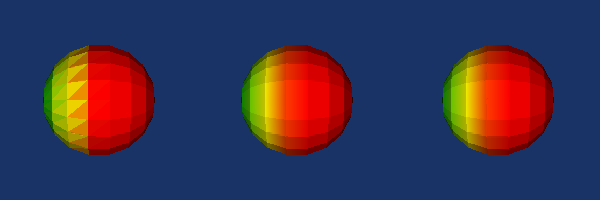

The Python source for this figure:
#!/usr/bin/env python

# Compare cell-to-point data conversion on polydata vs unstructured grid.

# Factory overrides
import vtkmodules.vtkInteractionStyle  # noqa: F401
import vtkmodules.vtkRenderingOpenGL2  # noqa: F401

from vtkmodules.vtkCommonDataModel import vtkSphere
from vtkmodules.vtkFiltersCore import (
    vtkCellDataToPointData,
    vtkPointDataToCellData,
    vtkSimpleElevationFilter,
)
from vtkmodules.vtkFiltersExtraction import vtkExtractGeometry
from vtkmodules.vtkFiltersSources import vtkSphereSource
from vtkmodules.vtkRenderingCore import (
    vtkActor,
    vtkDataSetMapper,
    vtkPolyDataMapper,
    vtkRenderWindow,
    vtkRenderWindowInteractor,
    vtkRenderer,
)

# Control resolution
resolution = 20

# Source: generate a sphere with elevation-based scalars
sphere = vtkSphereSource()
sphere.SetThetaResolution(resolution)
sphere.SetPhiResolution(int(resolution / 2))
sphere.GenerateNormalsOff()

elevation = vtkSimpleElevationFilter()
elevation.SetInputConnection(sphere.GetOutputPort())

# Convert point data to cell data (strip point scalars)
point_to_cell = vtkPointDataToCellData()
point_to_cell.SetInputConnection(elevation.GetOutputPort())
point_to_cell.PassPointDataOff()

# Left viewport: cell data directly
mapper_0 = vtkPolyDataMapper()
mapper_0.SetInputConnection(point_to_cell.GetOutputPort())

actor_0 = vtkActor()
actor_0.SetMapper(mapper_0)

# Middle viewport: cell-to-point on polydata
cell_to_point_1 = vtkCellDataToPointData()
cell_to_point_1.SetInputConnection(point_to_cell.GetOutputPort())

mapper_1 = vtkPolyDataMapper()
mapper_1.SetInputConnection(cell_to_point_1.GetOutputPort())

actor_1 = vtkActor()
actor_1.SetMapper(mapper_1)

# Right viewport: cell-to-point on unstructured grid
implicit_sphere = vtkSphere()
implicit_sphere.SetCenter(0, 0, 0)
implicit_sphere.SetRadius(10000000)

extract = vtkExtractGeometry()
extract.SetImplicitFunction(implicit_sphere)
extract.SetInputConnection(point_to_cell.GetOutputPort())
extract.ExtractInsideOn()
extract.Update()

cell_to_point_2 = vtkCellDataToPointData()
cell_to_point_2.SetInputConnection(extract.GetOutputPort())

mapper_2 = vtkDataSetMapper()
mapper_2.SetInputConnection(cell_to_point_2.GetOutputPort())

actor_2 = vtkActor()
actor_2.SetMapper(mapper_2)

# Renderers
background = (0.1, 0.2, 0.4)

renderer_0 = vtkRenderer()
renderer_0.SetViewport(0, 0, 0.33, 1.0)
renderer_0.AddActor(actor_0)
renderer_0.SetBackground(background)

renderer_1 = vtkRenderer()
renderer_1.SetViewport(0.33, 0, 0.66, 1.0)
renderer_1.AddActor(actor_1)
renderer_1.SetBackground(background)

renderer_2 = vtkRenderer()
renderer_2.SetViewport(0.66, 0, 1.0, 1.0)
renderer_2.AddActor(actor_2)
renderer_2.SetBackground(background)

# Window
render_window = vtkRenderWindow()
render_window.AddRenderer(renderer_0)
render_window.AddRenderer(renderer_1)
render_window.AddRenderer(renderer_2)
render_window.SetSize(600, 200)
render_window.SetWindowName("cell to point poly vs unstructured")

# Scene
renderer_0.GetActiveCamera().SetPosition(1, 0, 0)
renderer_0.GetActiveCamera().SetFocalPoint(0, 0, 0)
renderer_0.ResetCamera()
renderer_1.SetActiveCamera(renderer_0.GetActiveCamera())
renderer_2.SetActiveCamera(renderer_0.GetActiveCamera())

# Interactor
interactor = vtkRenderWindowInteractor()
interactor.SetRenderWindow(render_window)

interactor.Initialize()
interactor.Start()
